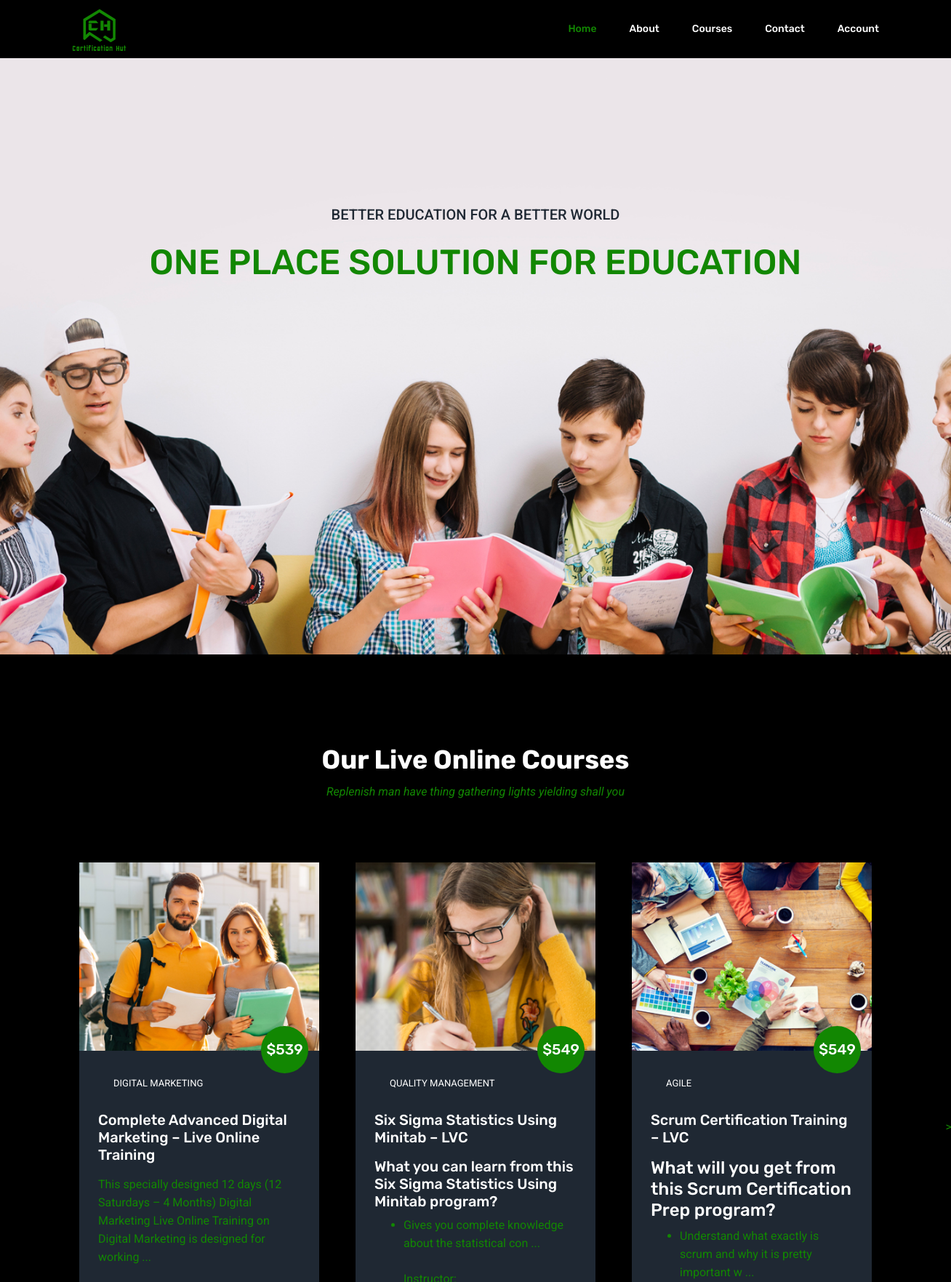
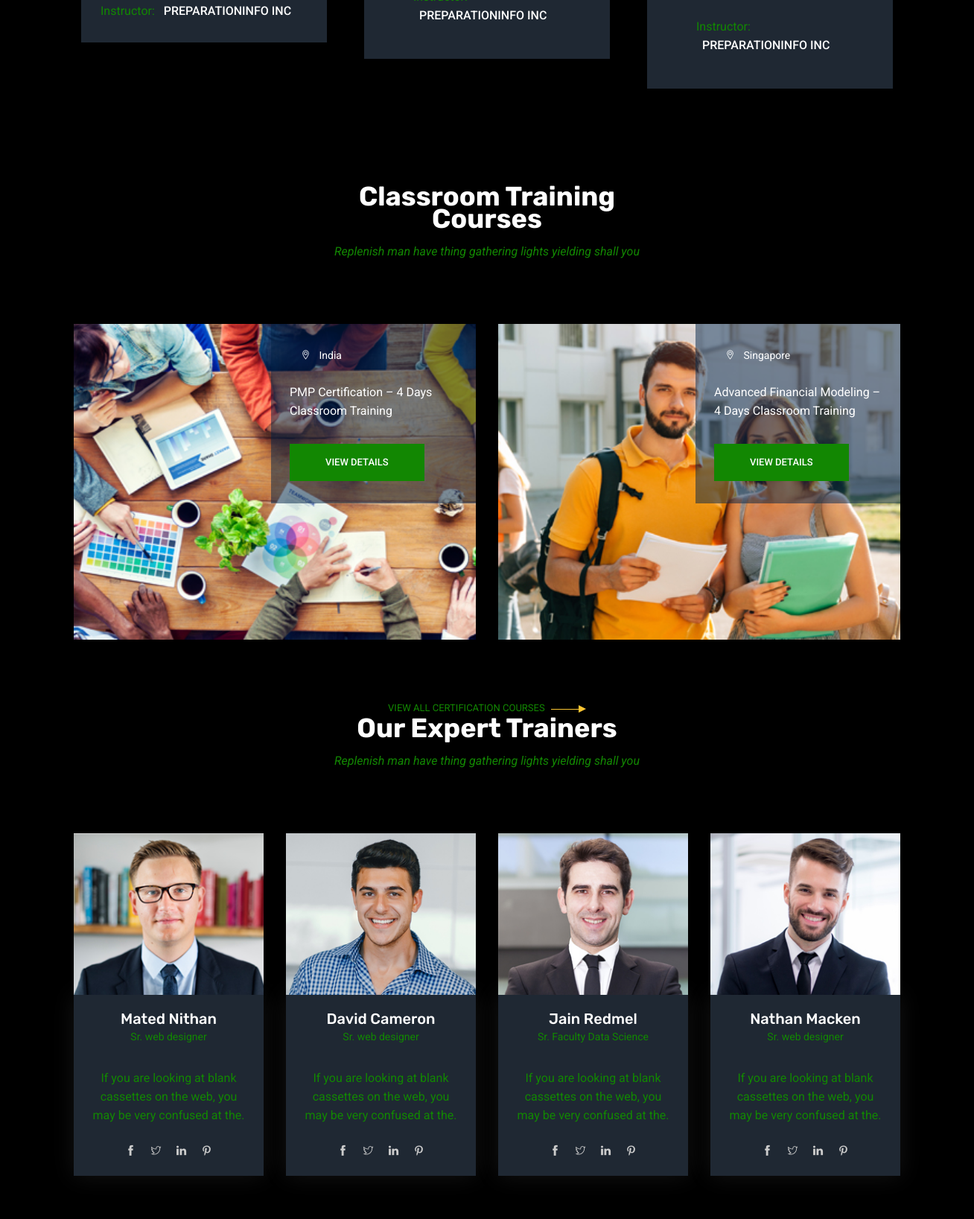
The page / (upper part) on the database its author committed (2 pictures, top to bottom).
### courses/models.py (models this page shows, shortened)
class Course(models.Model):
    title = models.CharField(max_length=10000)
    instructor = models.CharField(max_length=10000)
    course_type = models.IntegerField(choices=[
        (1, "Classroom Courses"),
        (2, "Live Online Courses")
    ])
    image = RichTextUploadingField()
    continent = models.CharField(max_length=1000, blank = True)
    category = models.CharField(max_length=1000)
    price = models.IntegerField()
    description = RichTextUploadingField()
    curriculum = RichTextUploadingField()
    lectures = models.IntegerField()
    no_of_quizzes = models.IntegerField()
    duration = models.IntegerField()  # In hours
    skill_level = models.CharField(max_length=1000)
    language = models.CharField(max_length=1000)
    no_of_students = models.IntegerField()
    students_enrolled = models.CharField(max_length=10000, default="[]")
    certificate_type = models.CharField(max_length=1000)
    asssessment_type = models.CharField(max_length=1000)

### home/views.py (the view, shortened to what this page needs)
# urls.py: path('', views.home_index, name="home_index"),
def home_index(request):
    liveonlinecourses = Course.objects.filter(course_type=2)
    liveonlinecourses_list = []
    for liveonlinecourse in liveonlinecourses:
        temp = []
        temp.append(liveonlinecourse)
        temp.append(re.findall(r'"([^"]*)"', str(liveonlinecourse.image))[0])
        liveonlinecourses_list.append(temp)
    classroomcourses = Course.objects.filter(course_type=1)[:2]
    classroomcourses_list = []
    for classroomcourse in classroomcourses:
        temp = []
        temp.append(classroomcourse)
        temp.append(re.findall(r'"([^"]*)"', str(classroomcourse.image))[0])
        classroomcourses_list.append(temp)
    return render(request, "home/index.html", {
        "livecourses_list_with_image_path": liveonlinecourses_list,
        "classroomcourses_list_with_image_path": classroomcourses_list,
    })

### home/templates/home/index.html (shortened to what this page needs)
<!DOCTYPE html>
<html lang="en">
        {% load static %}
    <head>
        <link rel="stylesheet" href="{% static 'css/bootstrap.css' %}" />
        <link rel="stylesheet" href="{% static 'css/flaticon.css' %}" />
        <link rel="stylesheet" href="{% static 'css/themify-icons.css' %}" />
        <link rel="stylesheet" href="{% static 'vendors/owl-carousel/owl.carousel.min.css' %}" />
        <link rel="stylesheet" href="{% static 'vendors/nice-select/css/nice-select.css' %}" />
        <link rel="stylesheet" href="{% static 'css/style.css' %}" />
    </head>
    <body>
        <header class="header_area">
            <div class="main_menu">
                <nav class="navbar navbar-expand-lg navbar-light">
                    <div class="container">
                        <a class="navbar-brand logo_h" href="./"
                            ><img src="{% static 'img/logo.png' %}" alt=""
                        /></a>
                        <div class="collapse navbar-collapse offset" id="navbarSupportedContent">
                            <ul class="nav navbar-nav menu_nav ml-auto">
                                <li class="nav-item active">
                                    <a class="nav-link" href="./">Home</a>
                                </li>
                                <li class="nav-item">
                                    <a class="nav-link" href="./about/">About</a>
                                </li>
                                <li class="nav-item submenu dropdown">
                                    <a
                                        href="#"
                                        class="nav-link dropdown-toggle"
                                        data-toggle="dropdown"
                                        role="button"
                                        aria-haspopup="true"
                                        aria-expanded="false"
                                        >Courses</a
                                    >
                                </li>
                                <li class="nav-item">
                                    <a class="nav-link" href="/contact">Contact</a>
                                </li>
                                <li class="nav-item submenu dropdown">
                                    <a
                                        href="#"
                                        class="nav-link dropdown-toggle"
                                        data-toggle="dropdown"
                                        role="button"
                                        aria-haspopup="true"
                                        aria-expanded="false"
                                        >Account</a
                                    >
                                </li>
                            </ul>
                        </div>
                    </div>
                </nav>
            </div>
        </header>
        <section class="home_banner_area">
            <div class="banner_inner">
                <div class="container">
                    <div class="row">
                        <div class="col-lg-12">
                            <div class="banner_content text-center">
                                <p class="text-uppercase" style="color: #1f2833;">
                                    Better Education for a Better World
                                </p>
                                <h2 class="text-uppercase mt-4 mb-5" style="color: #128702;">
                                    One Place Solution for Education
                                </h2>
                            </div>
                        </div>
                    </div>
                </div>
            </div>
        </section>
        <div class="popular_courses section_gap_top">
            <div class="container">
                <div class="row justify-content-center">
                    <div class="col-lg-5">
                        <div class="main_title">
                            <h2 class="mb-3">Our Live Online Courses</h2>
                            <p>
                                Replenish man have thing gathering lights yielding shall you
                            </p>
                        </div>
                    </div>
                </div>
                <div class="row">
                    <div class="col-lg-12">
                        <div class="owl-carousel active_course">
                            {% for livecourse, image_path in livecourses_list_with_image_path %}
                            <div class="single_course">
                                <div class="course_head">
                                    <img class="img-fluid" src="{{image_path}}" alt="" />
                                </div>
                                <div class="course_content">
                                    <span class="price">${{livecourse.price}}</span>
                                    <span class="tag mb-4 d-inline-block">{{livecourse.category}}</span>
                                    <h4 class="mb-3">
                                        <form id="livecourse_form_{{livecourse.id}}" action="" method="post">
                                            <a href="javascript:{}" onclick="document.getElementById('livecourse_form_{{livecourse.id}}').submit();" name="liveonlinecourse_submit">{{livecourse.title}}</a>
                                        </form>
                                    </h4>
                                    <p>
                                            {{livecourse.description | safe | slice:":150" }} ...
                                    </p>
                                    <div
                                        class="course_meta d-flex justify-content-lg-between align-items-lg-center flex-lg-row flex-column mt-4"
                                    >
                                        <div class="authr_meta">
                                            Instructor: <span class="d-inline-block ml-2">{{livecourse.instructor}}</span>
                                        </div>
                                    </div>
                                </div>
                            </div>
                            {% endfor %}
                        </div>
                    </div>
                </div>
            </div>
        </div>
        <div class="events_area">
            <div class="container">
                <div class="row justify-content-center">
                    <div class="col-lg-5">
                        <div class="main_title">
                            <h2 class="mb-3 text-white">Classroom Training Courses</h2>
                            <p>
                                Replenish man have thing gathering lights yielding shall you
                            </p>
                        </div>
                    </div>
                </div>
                <div class="row">
                    {% for classroomcourse, image_path in classroomcourses_list_with_image_path %}
                    <div class="col-lg-6 col-md-6">
                        <div class="single_event position-relative">
                            <div class="event_thumb">
                                <img style="width: 100%; height:100%;" src="{{image_path}}" alt="" />
                            </div>
                            <div class="event_details">
                                <div class="d-flex mb-4">
                                    <div class="time-location">
                                        <p>
                                            <span class="ti-location-pin mr-2"></span> {{classroomcourse.category}}
                                        </p>
                                    </div>
                                </div>
                                <p>
                                        {{classroomcourse.title}}
                                </p>
                                <form id="classroomcourse_form_{{classroomcourse.id}}" action="" method="post">
                                    <a class="primary-btn rounded-0 mt-3" href="javascript:{}" onclick="document.getElementById('classroomcourse_form_{{classroomcourse.id}}').submit();" name="classroomcourse_submit">View Details</a>
                                </form>
                            </div>
                        </div>
                    </div>
                    {% endfor %}
                    <div class="col-lg-12">
                        <div class="text-center pt-lg-5 pt-3">
                            <a href="./courses/classroomcourses/" class="event-link">
                                View All Certification Courses <img src="{% static 'img/next.png' %}" alt="" />
                            </a>
                        </div>
                    </div>
                </div>
            </div>
        </div>
        <section class="trainer_area">
            <div class="container">
                <div class="row justify-content-center">
                    <div class="col-lg-5">
                        <div class="main_title">
                            <h2 class="mb-3">Our Expert Trainers</h2>
                            <p>
                                Replenish man have thing gathering lights yielding shall you
                            </p>
                        </div>
                    </div>
                </div>
                <div class="row justify-content-center d-flex align-items-center">
                    <div class="col-lg-3 col-md-6 col-sm-12 single-trainer">
                        <div class="thumb d-flex justify-content-sm-center">
                            <img class="img-fluid" src="{% static 'img/trainer/t1.jpg' %}" alt="" />
                        </div>
                        <div class="meta-text text-sm-center">
                            <h4>Mated Nithan</h4>
                            <p class="designation">Sr. web designer</p>
                            <div class="mb-4">
                                <p>
                                    If you are looking at blank cassettes on the web, you may be
                                    very confused at the.
                                </p>
                            </div>
                            <div class="align-items-center justify-content-center d-flex">
                                <a href="#"><i class="ti-facebook"></i></a>
                                <a href="#"><i class="ti-twitter"></i></a>
                                <a href="#"><i class="ti-linkedin"></i></a>
                                <a href="#"><i class="ti-pinterest"></i></a>
                            </div>
                        </div>
                    </div>
                    <div class="col-lg-3 col-md-6 col-sm-12 single-trainer">
                        <div class="thumb d-flex justify-content-sm-center">
                            <img class="img-fluid" src="{% static 'img/trainer/t2.jpg' %}" alt="" />
                        </div>
                        <div class="meta-text text-sm-center">
                            <h4>David Cameron</h4>
                            <p class="designation">Sr. web designer</p>
                            <div class="mb-4">
                                <p>
                                    If you are looking at blank cassettes on the web, you may be
                                    very confused at the.
                                </p>
                            </div>
                            <div class="align-items-center justify-content-center d-flex">
                                <a href="#"><i class="ti-facebook"></i></a>
                                <a href="#"><i class="ti-twitter"></i></a>
                                <a href="#"><i class="ti-linkedin"></i></a>
                                <a href="#"><i class="ti-pinterest"></i></a>
                            </div>
                        </div>
                    </div>
                    <div class="col-lg-3 col-md-6 col-sm-12 single-trainer">
                        <div class="thumb d-flex justify-content-sm-center">
                            <img class="img-fluid" src="{% static 'img/trainer/t3.jpg' %}" alt="" />
                        </div>
                        <div class="meta-text text-sm-center">
                            <h4>Jain Redmel</h4>
                            <p class="designation">Sr. Faculty Data Science</p>
                            <div class="mb-4">
                                <p>
                                    If you are looking at blank cassettes on the web, you may be
                                    very confused at the.
                                </p>
                            </div>
                            <div class="align-items-center justify-content-center d-flex">
                                <a href="#"><i class="ti-facebook"></i></a>
                                <a href="#"><i class="ti-twitter"></i></a>
                                <a href="#"><i class="ti-linkedin"></i></a>
                                <a href="#"><i class="ti-pinterest"></i></a>
                            </div>
                        </div>
                    </div>
                    <div class="col-lg-3 col-md-6 col-sm-12 single-trainer">
                        <div class="thumb d-flex justify-content-sm-center">
                            <img class="img-fluid" src="{% static 'img/trainer/t4.jpg' %}" alt="" />
                        </div>
                        <div class="meta-text text-sm-center">
                            <h4>Nathan Macken</h4>
                            <p class="designation">Sr. web designer</p>
                            <div class="mb-4">
                                <p>
                                    If you are looking at blank cassettes on the web, you may be
                                    very confused at the.
                                </p>
                            </div>
                            <div class="align-items-center justify-content-center d-flex">
                                <a href="#"><i class="ti-facebook"></i></a>
                                <a href="#"><i class="ti-twitter"></i></a>
                                <a href="#"><i class="ti-linkedin"></i></a>
                                <a href="#"><i class="ti-pinterest"></i></a>
                            </div>
                        </div>
                    </div>
                </div>
            </div>
        </section>
    </body>
</html>

### rows shown on the page
Course: shows a picture, price "539", category "DIGITAL MARKETING", title "Complete Advanced Digital Marketing – Live Online Training", description "This specially designed 12 days (12 Saturdays – 4 Months) Digital Marketing Live Online Training on Digital Marketing is designed for working", instructor "PREPARATIONINFO INC"
Course: shows a picture, price "549", category "QUALITY MANAGEMENT", title "Six Sigma Statistics Using Minitab – LVC", description "What you can learn from this Six Sigma Statistics Using Minitab program? Gives you complete knowledge about the statistical con", instructor "PREPARATIONINFO INC"
Course: shows a picture, price "549", category "AGILE", title "Scrum Certification Training – LVC", description "What will you get from this Scrum Certification Prep program? Understand what exactly is scrum and why it is pretty important w", instructor "PREPARATIONINFO INC"
Course: shows a picture, category "India", title "PMP Certification – 4 Days Classroom Training"
Course: shows a picture, category "Singapore", title "Advanced Financial Modeling – 4 Days Classroom Training"
